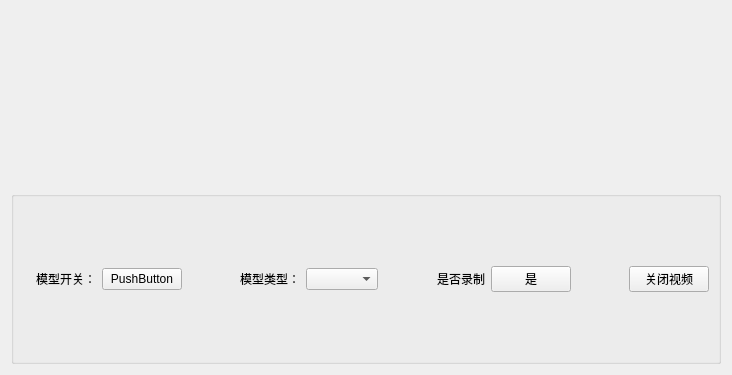
<?xml version="1.0" encoding="UTF-8"?>
<ui version="4.0">
 <class>CameraWidget</class>
 <widget class="QWidget" name="CameraWidget">
  <property name="geometry">
   <rect>
    <x>0</x>
    <y>0</y>
    <width>732</width>
    <height>375</height>
   </rect>
  </property>
  <property name="windowTitle">
   <string>Form</string>
  </property>
  <layout class="QGridLayout" name="gridLayout_2" rowstretch="0,0">
   <item row="0" column="0">
    <widget class="QLabel" name="label">
     <property name="text">
      <string/>
     </property>
    </widget>
   </item>
   <item row="1" column="0">
    <widget class="QGroupBox" name="groupBox">
     <property name="title">
      <string/>
     </property>
     <layout class="QGridLayout" name="gridLayout">
      <item row="0" column="0">
       <layout class="QHBoxLayout" name="horizontalLayout">
        <item>
         <widget class="QLabel" name="label_5">
          <property name="text">
           <string/>
          </property>
         </widget>
        </item>
        <item>
         <widget class="QLabel" name="label_2">
          <property name="text">
           <string>模型开关：</string>
          </property>
         </widget>
        </item>
        <item>
         <widget class="QPushButton" name="statusBtn">
          <property name="text">
           <string>PushButton</string>
          </property>
         </widget>
        </item>
        <item>
         <spacer name="horizontalSpacer">
          <property name="orientation">
           <enum>Qt::Horizontal</enum>
          </property>
          <property name="sizeHint" stdset="0">
           <size>
            <width>40</width>
            <height>20</height>
           </size>
          </property>
         </spacer>
        </item>
        <item>
         <widget class="QLabel" name="label_3">
          <property name="text">
           <string>模型类型：</string>
          </property>
         </widget>
        </item>
        <item>
         <widget class="QComboBox" name="modeCombox"/>
        </item>
        <item>
         <spacer name="horizontalSpacer_2">
          <property name="orientation">
           <enum>Qt::Horizontal</enum>
          </property>
          <property name="sizeHint" stdset="0">
           <size>
            <width>40</width>
            <height>20</height>
           </size>
          </property>
         </spacer>
        </item>
        <item>
         <widget class="QLabel" name="label_4">
          <property name="text">
           <string>是否录制</string>
          </property>
         </widget>
        </item>
        <item>
         <widget class="QPushButton" name="pushButton">
          <property name="minimumSize">
           <size>
            <width>25</width>
            <height>0</height>
           </size>
          </property>
          <property name="text">
           <string>是</string>
          </property>
         </widget>
        </item>
        <item>
         <spacer name="horizontalSpacer_3">
          <property name="orientation">
           <enum>Qt::Horizontal</enum>
          </property>
          <property name="sizeHint" stdset="0">
           <size>
            <width>40</width>
            <height>20</height>
           </size>
          </property>
         </spacer>
        </item>
        <item>
         <widget class="QPushButton" name="closeBtn">
          <property name="text">
           <string>关闭视频</string>
          </property>
         </widget>
        </item>
       </layout>
      </item>
     </layout>
    </widget>
   </item>
  </layout>
 </widget>
 <resources/>
 <connections/>
</ui>
